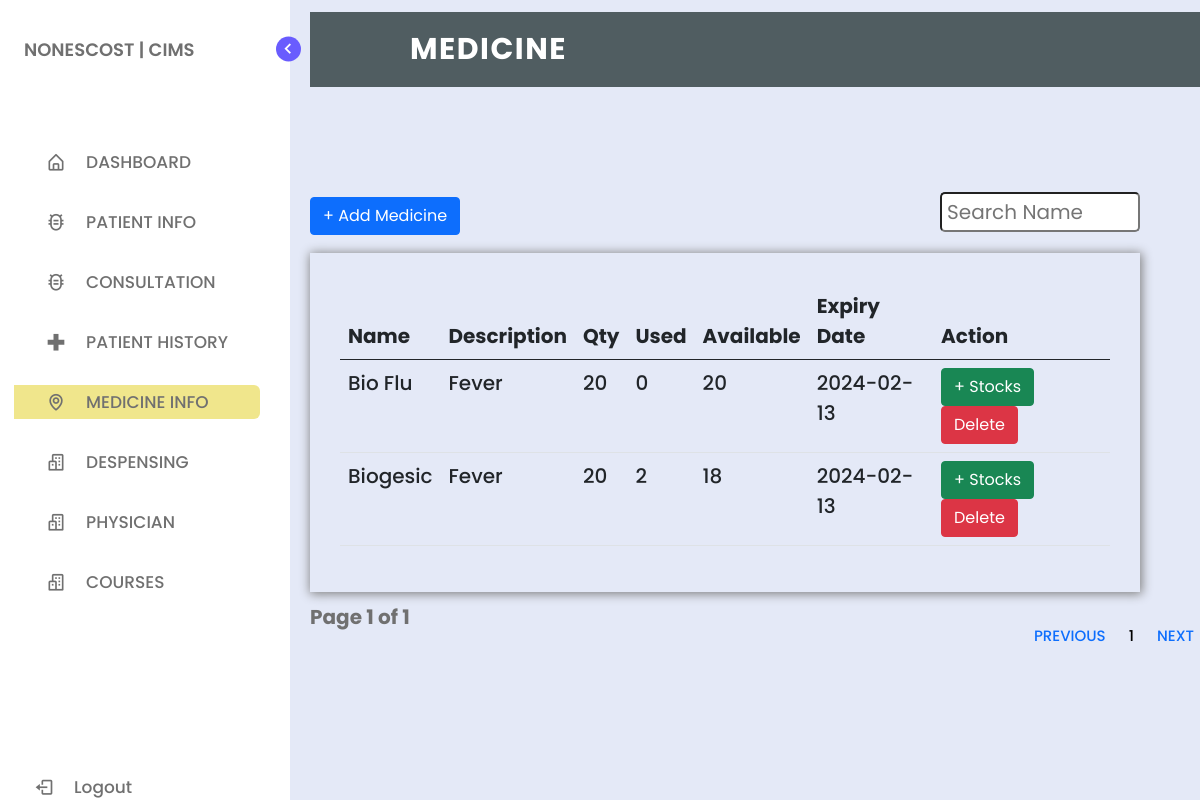
The app's page /medicine.php with its own data.
### tables this page shows
CREATE TABLE `tbl_medicine` (
  `id` int(11) NOT NULL,
  `med_name` varchar(255) NOT NULL,
  `des` varchar(255) NOT NULL,
  `qty` varchar(255) NOT NULL,
  `used` varchar(255) NOT NULL,
  `available` varchar(255) NOT NULL,
  `ex_date` varchar(255) NOT NULL
);

### medicine.php (the view, shortened to what this page needs)
<?php
include_once('connection.php');
if (isset($_GET['page_no']) && $_GET['page_no'] !== "") {
    $page_no = $_GET['page_no'];
} else {
    $page_no = 1;
}
$total_records_per_page = 2;
$offset = ($page_no - 1) * $total_records_per_page;
$previous_page = $page_no - 1;
$next_page = $page_no + 1;
$result_count = mysqli_query($conn, "SELECT COUNT(*) as total_records FROM tbl_medicine") or die(mysqli_error($conn));
$records = mysqli_fetch_array($result_count);
$total_records = $records['total_records'];
$total_no_of_pages = ceil($total_records / $total_records_per_page);
$sql = "SELECT * FROM tbl_medicine LIMIT $offset, $total_records_per_page";
$result = mysqli_query($conn, $sql) or die(mysqli_error($conn));
?>
<!DOCTYPE html>
<html lang="en">
<head>
    <link href="https://cdn.jsdelivr.net/npm/bootstrap@5.0.2/dist/css/bootstrap.min.css" rel="stylesheet">
    <link href="https://cdn.jsdelivr.net/npm/bootstrap@5.0.2/dist/css/bootstrap.min.css" rel="stylesheet">
    <link href="https://cdn.jsdelivr.net/npm/bootstrap@5.0.2/dist/css/bootstrap.min.css" rel="stylesheet">
    <link href="https://cdn.jsdelivr.net/npm/bootstrap@5.0.2/dist/css/bootstrap.min.css" rel="stylesheet">
    <link rel="stylesheet" href="style.css">
    <link href='https://unpkg.com/boxicons@2.1.1/css/boxicons.min.css' rel='stylesheet'>
</head>
<body>
    <nav class="sidebar">
        <header>
            <div class="image-text">
                <div class="text logo-text">
                    <span style="margin-left: -50px;" class="name">NONESCOST | CIMS</span>
                </div>
            </div>
            <i class='bx bx-chevron-right toggle'></i>
        </header>
        <div class="menu-bar">
            <div class="menu">
                <ul class="menu-links">
                    <li class="nav-link">
                        <a href="index.php">
                            <i class='bx bx-home-alt icon'></i>
                            <span class="text nav-text">DASHBOARD</span>
                        </a>
                    </li>
                    <li class="nav-link">
                    <div class="dropdown" style="height: 30px;">
                        <a href="list_of_prk.php">
                            <i class='bx bx-bug-alt icon'></i>
                            <span class="text">PATIENT INFO</span>
                            </div>
                    </li>
                    <li class="nav-link">
                    <div class="dropdown" style="height: 30px;">
                        <a href="list_of_prk.php">
                            <i class='bx bx-bug-alt icon'></i>
                            <span class="text">CONSULTATION</span>
                            </div>
                    </li>
                    <li class="nav-link">
                        <a href="patient_history.php">
                            <i class='bx bx-plus-medical icon plus-medical'></i>
                            <span class="text nav-text">PATIENT HISTORY</span>
                        </a>
                    </li>
                    <li class="nav-link">
                        <a href="medicine.php" id="lop">
                            <i class='bx bx-map icon map'></i>
                            <span class="text nav-text">MEDICINE INFO</span>
                        </a>
                    </li>
                    <li class="nav-link">
                        <a href="despensing.php">
                            <i class='bx bx-buildings icon buildings'></i>
                            <span class="text nav-text">DESPENSING</span>
                        </a>
                    </li>
                    <li class="nav-link">
                        <a href="physician.php">
                            <i class='bx bx-buildings icon buildings'></i>
                            <span class="text nav-text">PHYSICIAN</span>
                        </a>
                    </li>
                    <li class="nav-link">
                        <a href="course.php">
                            <i class='bx bx-buildings icon buildings'></i>
                            <span class="text nav-text">COURSES</span>
                        </a>
                    </li>
                </ul>
            </div>
            <div class="bottom-content">
                <li class="">
                    <a href="logout.php">
                        <i class='bx bx-log-out icon'></i>
                        <span class="text nav-text">Logout</span>
                    </a>
                </li>
            </div>
        </div>
    </nav>
    <section class="home">
        <div class="text">
            <nav>
                <div class="logo">
                    <p>MEDICINE</p>
                </div>
            </nav><br><br><br><br>
            <button class="btn btn-primary addmedicine">+ Add Medicine</button>
            <input type="text" name="search_text" id="search_text" placeholder="Search Name" style="border-radius: 5px;height:40px;font-size:20px;float:right;padding: 5px;width:200px" />
            <div class="mt-3">
                <div class="td" style="background-color: transparent;padding:30px">
                    <table class="table" style="font-size: 20px;">
                        <thead>
                            <tr>
                                <th>Name</th>
                                <th>Description</th>
                                <th>Qty</th>
                                <th>Used</th>
                                <th>Available</th>
                                <th>Expiry Date</th>
                                <th>Action</th>
                            </tr>
                        </thead>
                        <tbody>
                            <?php while ($row = mysqli_fetch_array($result)) { ?>
                                <tr>
                                    <td><?= $row['med_name'] ?></td>
                                    <td><?= $row['des'] ?></td>
                                    <td><?= $row['qty'] ?></td>
                                    <td><?= $row['used'] ?></td>
                                    <td><?= $row['available'] ?></td>
                                    <td><?= $row['ex_date'] ?></td>
                                    <td>
                                        <button type="button" class="btn btn-success editfaculty">+ Stocks</button>
                                        <button type="button" class="btn btn-danger deletefaculty">Delete</button>
                                    </td>
                                </tr>
                            <?php }
                            ?>
                        </tbody>
                    </table>
                </div>
                <nav class="na" aria-label="Page navigation example">
                    <ul class="pagination">
                        <li class="page-item"><a class="page-link <?= ($page_no <= 1) ? 'disabled' : ''; ?> " <?= ($page_no > 1) ? 'href=?page_no=' . $previous_page : ''; ?> style="font-size: 15px;">Previous</a></li>
                        <?php for ($counter = 1; $counter <= $total_no_of_pages; $counter++) { ?>
                            <?php if ($page_no != $counter) { ?>
                                <li class="page-item"><a class="page-link" href="?page_no=<?= $counter; ?>" style="font-size: 15px;color:black"><?= $counter; ?></a></li>
                            <?php } else { ?>
                                <li class="page-item"><a class="page-link active" style="font-size: 15px;color:black"><?= $counter; ?></a></li>
                            <?php } ?>
                        <?php } ?>
                        <li class="page-item"><a class="page-link <?= ($page_no >= $total_no_of_pages) ? 'disabled' : ''; ?> " <?= ($page_no < $total_no_of_pages) ? 'href=?page_no=' . $next_page : ''; ?> style="font-size: 15px;">Next</a></li>
                    </ul>
                </nav>
                <div class="p-10">
                    <strong style="font-size: 20px;">Page <?= $page_no; ?> of <?= $total_no_of_pages; ?></strong>
                </div>
            </div>
    </section>
</body>
</html>

### style.css (style rules this page uses)
* { margin: 0; padding: 0; box-sizing: border-box; font-family: 'Poppins', sans-serif; }
:root { --body-color: #E4E9F7; --sidebar-color: #FFF; --primary-color: #695CFE; --primary-color-light: #F6F5FF; --toggle-color: #DDD; --text-color: #707070; --tran-03: all 0.2s ease; --tran-03: all 0.3s ease; --tran-04: all 0.3s ease; }
body { min-height: 100vh; background-color: var(--body-color); transition: var(--tran-05); }
.sidebar { position: fixed; top: 0; left: 0; height: 100%; width: 290px; padding: 10px 14px; background: var(--sidebar-color); transition: var(--tran-05); z-index: 100; }
.sidebar li { height: 50px; list-style: none; display: flex; align-items: center; margin-top: 10px; }
.sidebar header .image, .sidebar .icon { min-width: 60px; border-radius: 6px; }
.sidebar .icon { min-width: 60px; border-radius: 6px; height: 100%; display: flex; align-items: center; justify-content: center; font-size: 20px; }
.sidebar .text, .sidebar .icon { color: var(--text-color); transition: var(--tran-03); }
.sidebar .text { font-size: 17px; font-weight: 500; white-space: nowrap; opacity: 1; }
.sidebar header { position: relative; }
.sidebar header .image-text { display: flex; align-items: center; }
.sidebar header .logo-text { display: flex; flex-direction: column; }
header .image-text .name { margin-top: 2px; font-size: 18px; font-weight: 600; }
.sidebar header .toggle { position: absolute; top: 50%; right: -25px; transform: translateY(-50%) rotate(180deg); height: 25px; width: 25px; background-color: var(--primary-color); color: var(--sidebar-color); border-radius: 50%; display: flex; align-items: center; justify-content: center; font-size: 22px; cursor: pointer; transition: var(--tran-05); }
.sidebar .menu { margin-top: 40px; }
.sidebar li a { list-style: none; height: 100%; background-color: transparent; display: flex; align-items: center; height: 100%; width: 100%; border-radius: 6px; text-decoration: none; transition: var(--tran-03); }
.sidebar .menu-bar { height: calc(100% - 55px); display: flex; flex-direction: column; justify-content: space-between; overflow-y: scroll; }
.home { position: absolute; top: 0; top: 0; left: 250px; height: 100vh; width: calc(100% - 250px); background-color: var(--body-color); transition: var(--tran-05); }
.home .text { font-size: 30px; font-weight: 500; color: var(--text-color); padding: 12px 60px; }

### medicine.php (style rules this page uses)
nav { width: 83%; height: 75px; background-color: #505d61; line-height: 75px; padding: 0px 100px; position: fixed; z-index: 1; }
nav .logo { font-size: 30px; font-weight: bold; letter-spacing: 1.5px; }
nav .logo p { float: left; color: #fff; text-transform: uppercase; }
nav ul { float: right; }
nav ul li { display: inline-block; list-style: none; }
nav ul li a { color: #fff; text-decoration: none; font-size: 18px; text-transform: uppercase; padding: 0px 32px; }
nav ul li .active { color: #c0d96f; }
#lop { background-color: #F0E68C; }
.dropdown { position: relative; display: inline-block; }
.na { background-color: transparent; }
.na ul { background-color: transparent; border: none; }
.na li { background-color: transparent; border: none; }
.na li a { background-color: transparent; border: none; }
.td { box-shadow: 1px 1px 10px 1px grey; }

### records on screen
tbl_medicine: med_name "Bio Flu", des "Fever", qty "20", used "0", available "20", ex_date "2024-02-13"
tbl_medicine: med_name "Biogesic", des "Fever", qty "20", used "2", available "18", ex_date "2024-02-13"

### other values on screen
$page_no "1"
$total_no_of_pages "1"
